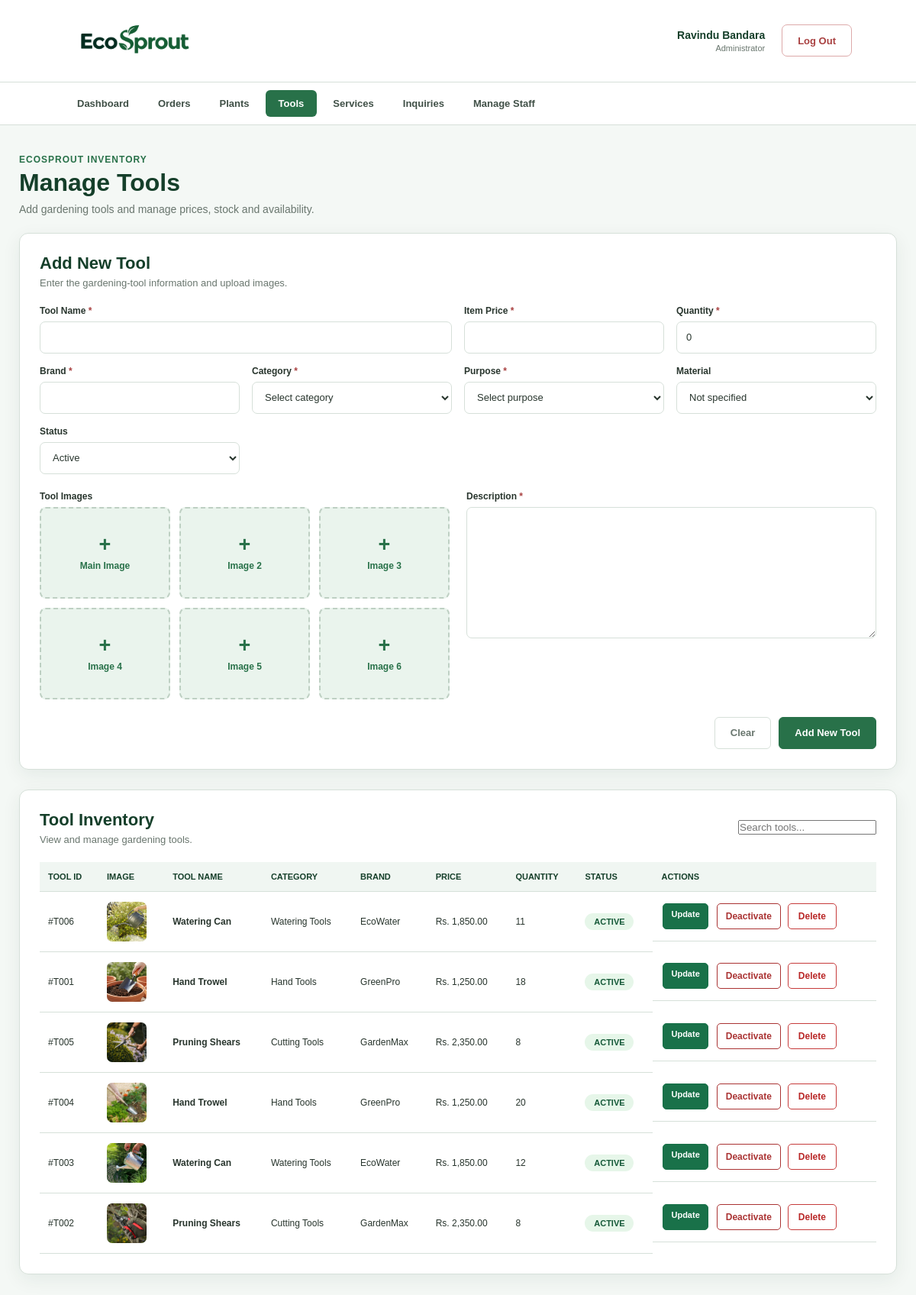
The page /admin_tools.php (signed in) on the database its author committed.
### tables this page shows
CREATE TABLE IF NOT EXISTS `tools` (
  `tool_id` int UNSIGNED NOT NULL AUTO_INCREMENT,
  `tool_category_id` tinyint UNSIGNED NOT NULL,
  `tool_name` varchar(120) NOT NULL,
  `brand` varchar(80) NOT NULL,
  `price` decimal(10,2) UNSIGNED NOT NULL,
  `quantity` int UNSIGNED NOT NULL DEFAULT '0',
  `purpose` enum('Digging','Cutting','Watering','Planting','Cleaning','Maintenance') NOT NULL,
  `material` enum('Stainless Steel','Carbon Steel','Plastic','Wood','Aluminium','Other') DEFAULT NULL,
  `description` text,
  `status` enum('ACTIVE','INACTIVE') NOT NULL DEFAULT 'ACTIVE',
  `created_at` timestamp NOT NULL DEFAULT CURRENT_TIMESTAMP,
  `updated_at` timestamp NOT NULL DEFAULT CURRENT_TIMESTAMP ON UPDATE CURRENT_TIMESTAMP,
  PRIMARY KEY (`tool_id`),
  KEY `idx_tools_category_status` (`tool_category_id`,`status`),
  KEY `idx_tools_name` (`tool_name`)
);

CREATE TABLE IF NOT EXISTS `tool_categories` (
  `tool_category_id` tinyint UNSIGNED NOT NULL AUTO_INCREMENT,
  `category_name` varchar(50) NOT NULL,
  PRIMARY KEY (`tool_category_id`),
  UNIQUE KEY `category_name` (`category_name`)
);

### admin_tools.php (the view, shortened to what this page needs)
<?php
require_once "db_connection.php";
function toolAdminEscape($value)
{
    return htmlspecialchars((string) $value, ENT_QUOTES, "UTF-8");
}
$currentRole = strtoupper(trim($_SESSION["role"] ?? "STAFF"));
$isAdministrator = $currentRole === "ADMIN";
$roleLabel = $isAdministrator ? "Administrator" : "Staff";
$pageError = "";
$editTool = null;
$search = trim($_GET["q"] ?? "");
$inventorySql = "
    SELECT t.tool_id, t.tool_name, tc.category_name, t.brand,
           t.price, t.quantity, t.status,
           COALESCE(
               (SELECT image_path FROM tool_images
                WHERE tool_id = t.tool_id
                ORDER BY is_main DESC, sort_order ASC LIMIT 1),
               'Images/Home/Logo.png'
           )
    FROM tools t
    INNER JOIN tool_categories tc ON tc.tool_category_id = t.tool_category_id
";
$inventorySql .= " ORDER BY t.updated_at DESC, t.tool_id DESC";
$inventory = [];
$inventoryStatement = $conn->prepare($inventorySql);
if ($inventoryStatement) {
    $inventoryStatement->execute();
    $inventoryStatement->bind_result(
        $toolId, $toolName, $categoryName, $brand,
        $price, $quantity, $status, $imagePath
    );
    while ($inventoryStatement->fetch()) {
        $inventory[] = [
            "tool_id" => $toolId,
            "tool_name" => $toolName,
            "category_name" => $categoryName,
            "brand" => $brand,
            "price" => $price,
            "quantity" => $quantity,
            "status" => $status,
            "image_path" => $imagePath
        ];
    }
} elseif ($pageError === "") {
    $pageError = "The tool inventory could not be loaded.";
}
$adminName =
    trim(
        ($_SESSION["first_name"] ?? "") .
        " " .
        ($_SESSION["last_name"] ?? "")
    );
?>
<!DOCTYPE html>
<html lang="en">
<head>
    <link rel="stylesheet" href="stylesheet.css">
</head>
<body class="admin-body admin-tools-body">
    <header class="admin-header">
        <a href="index.php" class="admin-logo"><img src="Images/Home/Logo.png" alt="EcoSprout Logo"></a>
        <div class="admin-user">
            <div class="admin-user-details">
                <strong><?= toolAdminEscape($adminName ?: $roleLabel) ?></strong>
                <span><?= toolAdminEscape($roleLabel) ?></span>
            </div>
            <a href="logout.php" class="admin-logout-button">Log Out</a>
        </div>
    </header>
    <nav class="admin-navigation">
        <a href="admindashboard.php" class="admin-nav-link">Dashboard</a>
        <a href="admin_orders.php" class="admin-nav-link">Orders</a>
        <a href="admin_plants.php" class="admin-nav-link">Plants</a>
        <a href="admin_tools.php" class="admin-nav-link active">Tools</a>
        <a href="admin_services.php" class="admin-nav-link">Services</a>
        <?php if ($isAdministrator): ?>
            <a href="admin_inquiries.php" class="admin-nav-link">Inquiries</a>
            <a href="admin_staff.php" class="admin-nav-link">Manage Staff</a>
        <?php endif; ?>
    </nav>
    <main class="admin-tools-main">
        <div class="tools-page-heading">
            <p>EcoSprout Inventory</p>
            <h1>Manage Tools</h1>
            <span>Add gardening tools and manage prices, stock and availability.</span>
        </div>
        <section class="tool-form-card">
            <div class="tool-section-heading">
                <h2><?= $editTool ? "Update Tool" : "Add New Tool" ?></h2>
                <p><?= $editTool ? "Edit the selected tool information." : "Enter the gardening-tool information and upload images." ?></p>
            </div>
            <form action="tool_action.php" method="post" enctype="multipart/form-data">
                <div class="tool-fields">
                    <div class="tool-field tool-name-field">
                        <label for="toolName">Tool Name <span>*</span></label>
                        <input type="text" id="toolName" name="tool_name" required value="<?= toolAdminEscape($editTool["tool_name"] ?? "") ?>">
                    </div>
                    <div class="tool-field">
                        <label for="toolPrice">Item Price <span>*</span></label>
                        <input type="number" id="toolPrice" name="price" min="0" step="0.01" required value="<?= toolAdminEscape($editTool["price"] ?? "") ?>">
                    </div>
                    <div class="tool-field">
                        <label for="toolQuantity">Quantity <span>*</span></label>
                        <input type="number" id="toolQuantity" name="quantity" min="0" required value="<?= toolAdminEscape($editTool["quantity"] ?? "0") ?>">
                    </div>
                    <div class="tool-field">
                        <label for="toolBrand">Brand <span>*</span></label>
                        <input type="text" id="toolBrand" name="brand" required value="<?= toolAdminEscape($editTool["brand"] ?? "") ?>">
                    </div>
                    <div class="tool-field">
                        <label for="toolCategory">Category <span>*</span></label>
                        <select id="toolCategory" name="tool_category_id" required>
                            <option value="">Select category</option>
                        </select>
                    </div>
                    <div class="tool-field">
                        <label for="toolPurpose">Purpose <span>*</span></label>
                        <select id="toolPurpose" name="purpose" required>
                            <option value="">Select purpose</option>
                        </select>
                    </div>
                    <div class="tool-field">
                        <label for="toolMaterial">Material</label>
                        <select id="toolMaterial" name="material">
                            <option value="">Not specified</option>
                        </select>
                    </div>
                    <div class="tool-field">
                        <label for="toolStatus">Status</label>
                        <select id="toolStatus" name="status">
                            <option value="ACTIVE" <?= ($editTool["status"] ?? "ACTIVE") === "ACTIVE" ? "selected" : "" ?>>Active</option>
                        </select>
                    </div>
                </div>
                <div class="tool-extra-details">
                    <fieldset class="tool-images">
                        <legend>Tool Images</legend>
                        <?php for ($imageNumber = 1; $imageNumber <= 6; $imageNumber++): ?>
                            <label class="tool-image-upload">
                                <span>+</span><?= $imageNumber === 1 ? "Main Image" : "Image " . $imageNumber ?>
                            </label>
                        <?php endfor; ?>
                    </fieldset>
                    <div class="tool-field tool-description">
                        <label for="toolDescription">Description <span>*</span></label>
                        <textarea id="toolDescription" name="description" rows="10" required><?= toolAdminEscape($editTool["description"] ?? "") ?></textarea>
                    </div>
                </div>
                <div class="tool-form-buttons">
                    <?php if ($editTool): ?><a href="admin_tools.php" class="tool-clear-button">Cancel</a><?php else: ?><button type="reset" class="tool-clear-button">Clear</button><?php endif; ?>
                    <button type="submit" class="add-tool-button"><?= $editTool ? "Update Tool" : "Add New Tool" ?></button>
                </div>
            </form>
        </section>
        <section class="tool-inventory-card">
            <div class="tool-inventory-heading">
                <div><h2>Tool Inventory</h2><p>View and manage gardening tools.</p></div>
                <form action="admin_tools.php" method="get"><input type="search" name="q" class="tool-search" value="<?= toolAdminEscape($search) ?>" placeholder="Search tools..."></form>
            </div>
            <div class="tool-table-container">
                <table class="tool-inventory-table">
                    <thead><tr><th>Tool ID</th><th>Image</th><th>Tool Name</th><th>Category</th><th>Brand</th><th>Price</th><th>Quantity</th><th>Status</th><th>Actions</th></tr></thead>
                    <tbody>
                        <?php foreach ($inventory as $tool): ?>
                            <tr>
                                <td>#T<?= str_pad((string) $tool["tool_id"], 3, "0", STR_PAD_LEFT) ?></td>
                                <td><img src="<?= toolAdminEscape($tool["image_path"]) ?>" alt="<?= toolAdminEscape($tool["tool_name"]) ?>"></td>
                                <td><strong><?= toolAdminEscape($tool["tool_name"]) ?></strong></td>
                                <td><?= toolAdminEscape($tool["category_name"]) ?></td>
                                <td><?= toolAdminEscape($tool["brand"]) ?></td>
                                <td>Rs. <?= number_format((float) $tool["price"], 2) ?></td>
                                <td><?= (int) $tool["quantity"] ?></td>
                                <td><span class="tool-status-label <?= strtolower($tool["status"]) ?>"><?= toolAdminEscape($tool["status"]) ?></span></td>
                                <td class="tool-inventory-actions">
    <a
        href="admin_tools.php?edit=<?= (int) $tool["tool_id"] ?>"
        class="tool-update-button">
        Update
    </a>
    <form
        action="tool_action.php"
        method="post">
        <button
            type="submit"
            class="tool-status-button <?= $tool["status"] === "INACTIVE" ? "tool-activate-button" : "" ?>"
            onclick="return confirm('Are you sure you want to change this tool status?');">
            <?= $tool["status"] === "ACTIVE" ? "Deactivate" : "Activate" ?>
        </button>
    </form>
    <form
        action="tool_action.php"
        method="post"
        class="tool-delete-form"
        onsubmit="return confirm('Are you sure you want to permanently delete this tool? This action cannot be undone.');">
        <button
            type="submit"
            class="tool-delete-button">
            Delete
        </button>
    </form>
</td>
                            </tr>
                        <?php endforeach; ?>
                    </tbody>
                </table>
            </div>
        </section>
    </main>
</body>
</html>

### admin_tools.php (style rules this page uses)
.tool-status-label { display:inline-block; padding:5px 10px; border-radius:15px; font-size:11px; font-weight:bold; }
.tool-status-label.active { background:#e6f6e9; color:#145837; }
.tool-status-button { border:1px solid #a33; background:white; color:#a33; padding:7px 11px; border-radius:5px; cursor:pointer; }
.tool-inventory-actions form { display:inline; }

### rows shown on the page
tools: tool_id "006", shows a picture, tool_name "Watering Can", tool_category.category_name "Watering Tools", brand "EcoWater", price "1,850.00", quantity "11", status "ACTIVE", shows "Deactivate"
tools: tool_id "001", shows a picture, tool_name "Hand Trowel", tool_category.category_name "Hand Tools", brand "GreenPro", price "1,250.00", quantity "18", status "ACTIVE", shows "Deactivate"
tools: tool_id "005", shows a picture, tool_name "Pruning Shears", tool_category.category_name "Cutting Tools", brand "GardenMax", price "2,350.00", quantity "8", status "ACTIVE", shows "Deactivate"
tools: tool_id "004", shows a picture, tool_name "Hand Trowel", tool_category.category_name "Hand Tools", brand "GreenPro", price "1,250.00", quantity "20", status "ACTIVE", shows "Deactivate"
tools: tool_id "003", shows a picture, tool_name "Watering Can", tool_category.category_name "Watering Tools", brand "EcoWater", price "1,850.00", quantity "12", status "ACTIVE", shows "Deactivate"
tools: tool_id "002", shows a picture, tool_name "Pruning Shears", tool_category.category_name "Cutting Tools", brand "GardenMax", price "2,350.00", quantity "8", status "ACTIVE", shows "Deactivate"

### other values the page prints
toolAdminEscape($adminName ?: $roleLabel) "Ravindu Bandara"
toolAdminEscape($roleLabel) "Administrator"
